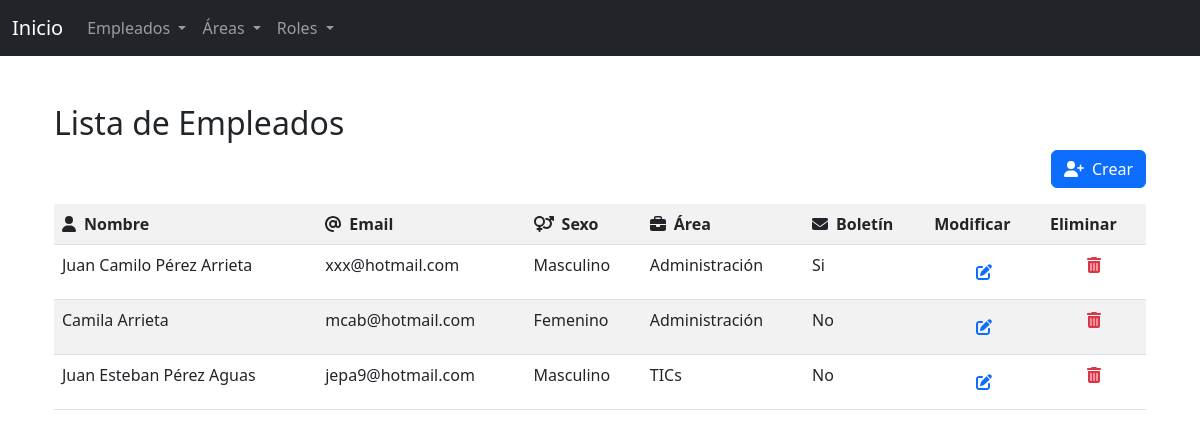
Page /Views/Empleados/index.php on the committed database.
### tables this page shows
CREATE TABLE `empleados` (
  `id` int(11) NOT NULL COMMENT 'Identificador del empleado',
  `nombre` varchar(255) NOT NULL COMMENT 'Nombre completo del empleado',
  `email` varchar(255) NOT NULL COMMENT 'Coorreo electrónico del empleado',
  `sexo` char(11) NOT NULL COMMENT 'M: Masculino, F: Femenino',
  `area_id` int(11) NOT NULL COMMENT 'Área de la empresa a la que pertenece el empleado',
  `boletin` int(11) NOT NULL COMMENT '1: Recibir boletín, 0: No recibir boletín',
  `descripcion` text NOT NULL COMMENT 'Experiencia del empleado'
);

CREATE TABLE `areas` (
  `id` int(11) NOT NULL COMMENT 'Identificador del área',
  `nombre` varchar(255) NOT NULL COMMENT 'Nombre del área de la empresa'
);

### Controllers/EmpleadoController.php (called while the page is built, shortened)
<?php
    class EmpleadoController {
        private $pdo;
        public function __construct($pdo) {
            $this->pdo = $pdo;
        }
        public function index($limite=null) {
            $limites = $limite ? "LIMIT $limite" : "";
            $stmt = $this->pdo->query("SELECT e.id, e.nombre, e.email, CASE WHEN e.sexo = 'M' THEN 'Masculino' WHEN e.sexo = 'F' THEN 'Femenino' END AS sexo, a.nombre area, CASE WHEN e.boletin = 0 THEN 'No' WHEN e.boletin = 1 THEN 'Si' END AS boletin, e.descripcion FROM empleados e INNER JOIN areas a ON e.area_id = a.id  ORDER BY id DESC $limites");
            return $stmt->fetchAll();
        }
    }
?>

### Views/Empleados/Index.php (the view, shortened to what this page needs)
<?php
    include '../../Components/Head.php';
    require_once '../../Configs/Config.php';
    require_once '../../Controllers/EmpleadoController.php';
    $empleadosController = new EmpleadoController($pdo);
    $empleados = $empleadosController->index();
?>
    <div class="container mt-5">
        <h2>Lista de Empleados</h2>
        <a href="Crear.php" class="btn btn-primary mb-3 float-end"><i class="fa-solid fa-user-plus pe-2"></i>Crear</a>
        <table class="table table-striped">
            <tr>
                <th><i class="fa-solid fa-user pe-2"></i>Nombre</th>
                <th><i class="fa-solid fa-at pe-2"></i>Email</th>
                <th><i class="fa-solid fa-venus-mars pe-2"></i>Sexo</th>
                <th><i class="fa-solid fa-briefcase pe-2"></i>Área</th>
                <th><i class="fa-solid fa-envelope pe-2"></i>Boletín</th>
                <th>Modificar</th>
                <th>Eliminar</th>
            </tr>
            <?php foreach ($empleados as $empleado): ?>
                <tr>
                    <td><?php echo $empleado['nombre']; ?></td>
                    <td><?php echo $empleado['email']; ?></td>
                    <td><?php echo $empleado['sexo']; ?></td>
                    <td><?php echo $empleado['area']; ?></td>
                    <td><?php echo $empleado['boletin']; ?></td>
                    <td class="text-center">
                        <button class="btn btn-link" onclick="abrirModalEditar(<?php echo $empleado['id']; ?>)">
                            <i class="fa-solid fa-pen-to-square"></i>
                        </button>
                    </td>
                    <td class="text-center">
                        <a href="Index.php?delete&id=<?php echo $empleado['id']; ?>" id="eliminar<?php echo $empleado['id']; ?>" class="text-danger text-decoration-none" onclick="return confirm('¿Estás seguro de eliminar este empleado?');"><i class="fa-solid fa-trash-can"></i></a>
                    </td>
                </tr>
            <?php endforeach; ?>
        </table>
    </div>
<?php include '../../Components/BodyHtml.php'; ?>

### rows in the picture
empleados: nombre "Juan Camilo Pérez Arrieta", email "xxx@hotmail.com", sexo "Masculino", area.nombre "Administración", boletin "Si"
empleados: nombre "Camila Arrieta", email "mcab@hotmail.com", sexo "Femenino", area.nombre "Administración", boletin "No"
empleados: nombre "Juan Esteban Pérez Aguas", email "jepa9@hotmail.com", sexo "Masculino", area.nombre "TICs", boletin "No"
